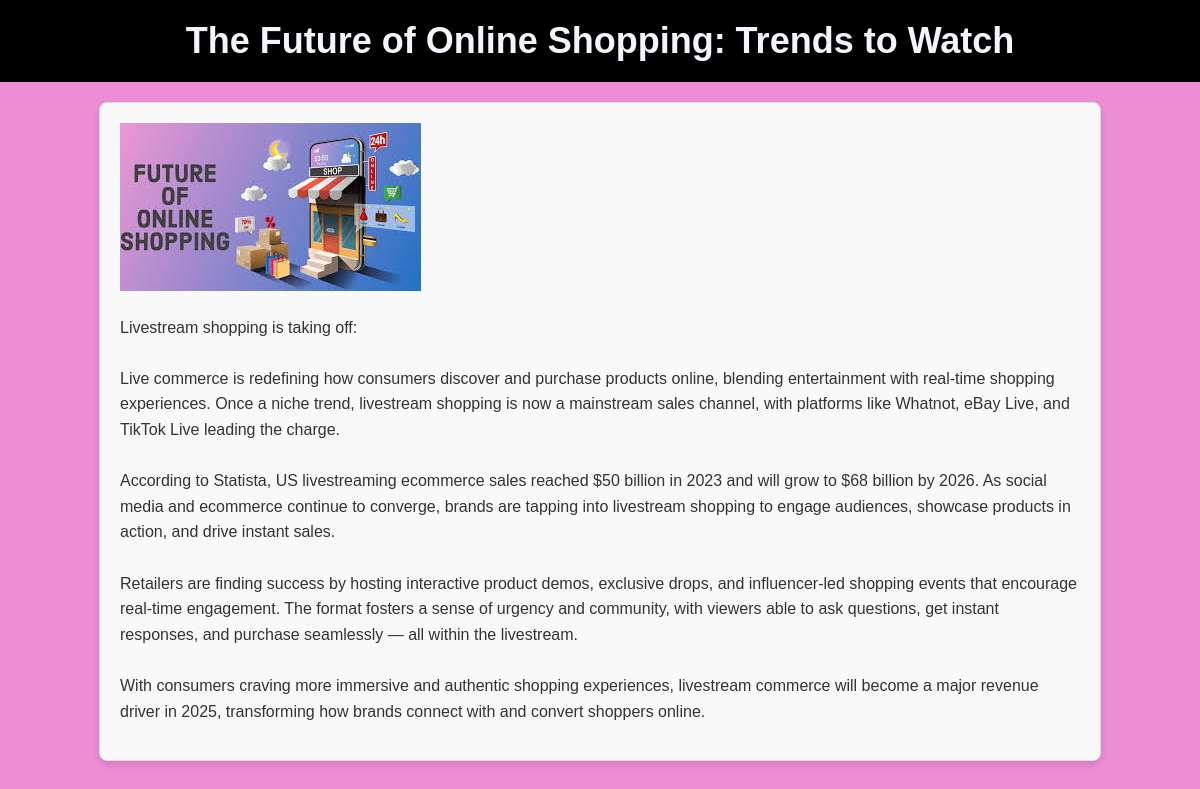
/1/, run on the app's committed database.
### blogapp/models.py (models this page shows, shortened)
class BlogPost(models.Model):
    title = models.CharField(max_length=200)
    content = models.TextField()
    image = models.ImageField(upload_to='blog_images/', blank=True, null=True)

### blogapp/views.py (the view)
# urls.py: path('<int:pk>/', views.detail, name='detail'),
def detail(request, pk):
    blog = get_object_or_404(BlogPost, pk=pk)
    return render(request, 'blogapp/detail.html', {'blog': blog})

### blogapp/templates/blogapp/detail.html (shortened to what this page needs)
<!DOCTYPE html>
<html lang="en">
<head>
    {% load static %}
    <link rel="stylesheet" href="{% static 'blogapp/styles.css' %}">
</head>
<body>
    <div class="blog-header">
        <h1>{{ blog.title }}</h1>
    </div>
    <div class="blog-detail">
        {% if blog.image %}
        <img src="{{ blog.image.url }}" alt="{{ blog.title }}" style="max-width: 100%; height: auto;">
        {% endif %}
        <p>{{ blog.content }}</p>
    </div>
</body>
</html>

### blogapp/static/blogapp/styles.css (style rules this page uses)
body { background-color: #ec8dd5; font-family: Arial, sans-serif; margin: 0; padding: 0; }
.blog-header { background-color: black; color: rgb(255, 255, 255); text-align: center; padding: 20px 0; margin-bottom: 20px; }
.blog-header h1 { font-size: 36px; margin: 0; font-family: Arial, sans-serif; }
h1 { text-align: center; color: #f6f3fa; margin-bottom: 20px; }
.blog-detail { width: 80%; margin: 20px auto; padding: 20px; background-color: #f9f9f9; border: 1px solid #ddd; border-radius: 8px; box-shadow: 0 4px 6px rgba(0, 0, 0, 0.1); font-family: Arial, sans-serif; line-height: 1.6em; color: #333; }
.blog-detail p { margin-bottom: 16px; }
.blog-detail p { white-space: pre-wrap; line-height: 1.6em; margin-bottom: 16px; color: #333; font-family: Arial, sans-serif; }

### data on the page
BlogPost: title "The Future of Online Shopping: Trends to Watch", image (picture), content "Livestream shopping is taking off: Live commerce is redefining how consumers discover and purchase products online, blending entertainment with real-time shopping experiences. Once a niche trend, livestream shopping is now a mainstream sales channel, with platforms like Whatnot, eBay Live, and TikTok Live leading the charge. According to Statista, US livestreaming ecommerce sales reached $50 billion in 2023 and will grow to $68 billion by 2026. As social media and ecommerce continue to converge, brands are tapping into livestream shopping to engage audiences, showcase products in action, and drive instant sales. Retailers are finding success by hosting interactive product demos, exclusive…"
